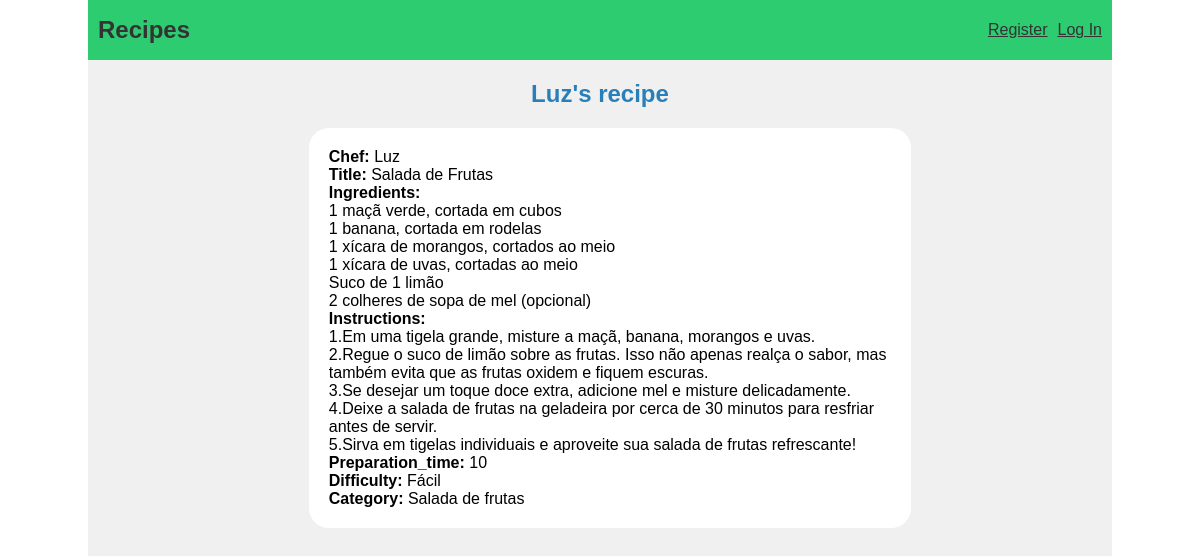
/recipe/1, run on the app's committed database.
### tables this page shows
CREATE TABLE users (
    id INTEGER PRIMARY KEY AUTOINCREMENT,
    username TEXT UNIQUE NOT NULL,
    hash TEXT NOT NULL 
);

CREATE TABLE recipe(
    id INTEGER PRIMARY KEY AUTOINCREMENT,
    chef_id INTEGER NOT NULL, 
    title  TEXT UNIQUE NOT NULL,
    Ingredients TEXT NOT NULL,
    instructions TEXT NOT NULL,
    preparation_time INTEGER NOT NULL,
    difficulty TEXT NOT NULL,
    Category TEXT NOT NULL,
    FOREIGN KEY (chef_id) REFERENCES user (id)
);

### recipes/recipes.py (the view)
@bp.route('/recipe/<int:recipe_id>')
def recipe(recipe_id):
    db = get_db()
    data = db.execute(
        "SELECT * FROM recipe r"
        "   JOIN users u ON u.id = r.id"
        "   WHERE r.id = ? ", (recipe_id,)
    ).fetchone()
    return render_template('recipes/recipe.html', data=data)

### recipes/auth.py (called while the page is built)
@bp.before_app_request
def load_logged_in_user():
    user_id = session.get("user_id")
    if user_id is None:
        g.user = None
    else:
        g.user = get_db().execute("SELECT * FROM users WHERE id = ?", (user_id,),).fetchone()

### recipes/db.py (called while the page is built)
def get_db():
    if 'db' not in g:
        g.db = sqlite3.connect(
            current_app.config['DATABASE'],
            detect_types=sqlite3.PARSE_DECLTYPES
        )
        g.db.row_factory = sqlite3.Row
    return g.db

### recipes/templates/recipes/recipe.html (shortened to what this page needs)
{% extends 'layout.html' %}
{% block header %} <h1>{{data['username']}}'s recipe</h1>{% endblock %}
{% block content %}
    <main>
        <div class="recipe-box">
            <p><span class="emphasis">Chef: </span>{{data['username']}}</p>
            <p><span class="emphasis">Title: </span>{{data['title']}}</p>
            <p><span class="emphasis">Ingredients: </span> <br> <span class="ingredients">{{data['ingredients']}}</span></p>
            <p><span class="emphasis">Instructions: </span> <br> <span class="recipe">{{data['instructions']}}</span></p>
            <p><span class="emphasis">Preparation_time: </span>{{data['preparation_time']}}</p>
            <p><span class="emphasis">Difficulty: </span>{{data['difficulty']}}</p>
            <p><span class="emphasis">Category: </span>{{data['category']}}</p>
        </div>
    </main>
{% endblock %}

### recipes/templates/layout.html (shortened to what this page needs)
<!DOCTYPE html>
<html lang="en">
<head>
    <link rel="stylesheet" href="{{ url_for('static', filename='style.css') }}">
</head>
<body>
    <nav class="container">
        <h1><a href="{{ url_for('recipes.index') }}">Recipes</a></h1>
        <ul>
            {% if g.user %}
            <li><a href="{{ url_for('recipes.create') }}">Create Recipe</a></li>
            <li><a href="{{ url_for('auth.logout') }}">Log out</a></li>
            {% else %}
            <li><a href="{{ url_for('auth.register') }}">Register</a></li>
            <li><a href="{{ url_for('auth.login') }}">Log In</a></li>
            {% endif %}
        </ul>
    </nav>
    <section class="content container">
        <header>
            {% block header %} {% endblock %}
        </header>
        {% block content %}
        {% endblock %}
</body>
</html>

### recipes/static/style.css (style rules this page uses)
* { padding: 0; margin: 0; box-sizing: border-box; font-family: Arial, Helvetica, sans-serif; }
.container { max-width: 1024px; margin: auto; }
nav { background-color: #2ecc71; height: 60px; display: flex; align-items: center; justify-content: space-between; }
nav ul { list-style: none; display: flex; gap: 10px; margin-right: 10px; }
nav ul li a { color: #333333; }
nav h1 { margin-left: 10px; }
nav h1 a { color: #333333; text-decoration: none; }
header h1 { color: #2980b9; padding: 20px 0; }
.content { text-align: center; background-color: #F0F0F0; min-height: calc(100vh - 60px); }
main { display: flex; gap: 20px; width: calc(100% - 20px); margin: 0 20px; }
.emphasis { font-weight: bold; }
.recipe-box { margin: auto; width: 60%; background-color: #fff; border-radius: 20px; text-align: left; padding: 20px; }
.ingredients, .recipe { white-space: pre-line; }

### data on the page
users: username "Luz"
recipe: title "Salada de Frutas", ingredients "1 maçã verde, cortada em cubos 1 banana, cortada em rodelas 1 xícara de morangos, cortados ao meio 1 xícara de uvas, cortadas ao meio Suco de 1 limão 2 colheres de sopa de mel (opcional)", instructions "1.Em uma tigela grande, misture a maçã, banana, morangos e uvas. 2.Regue o suco de limão sobre as frutas. Isso não apenas realça o sabor, mas também evita que as frutas oxidem e fiquem escuras. 3.Se desejar um toque doce extra, adicione mel e misture delicadamente. 4.Deixe a salada de frutas na geladeira por cerca de 30 minutos para resfriar antes de servir. 5.Sirva em tigelas individuais e aproveite sua salada de frutas refrescante!", preparation_time "10", difficulty "Fácil", category "Salada de frutas"
